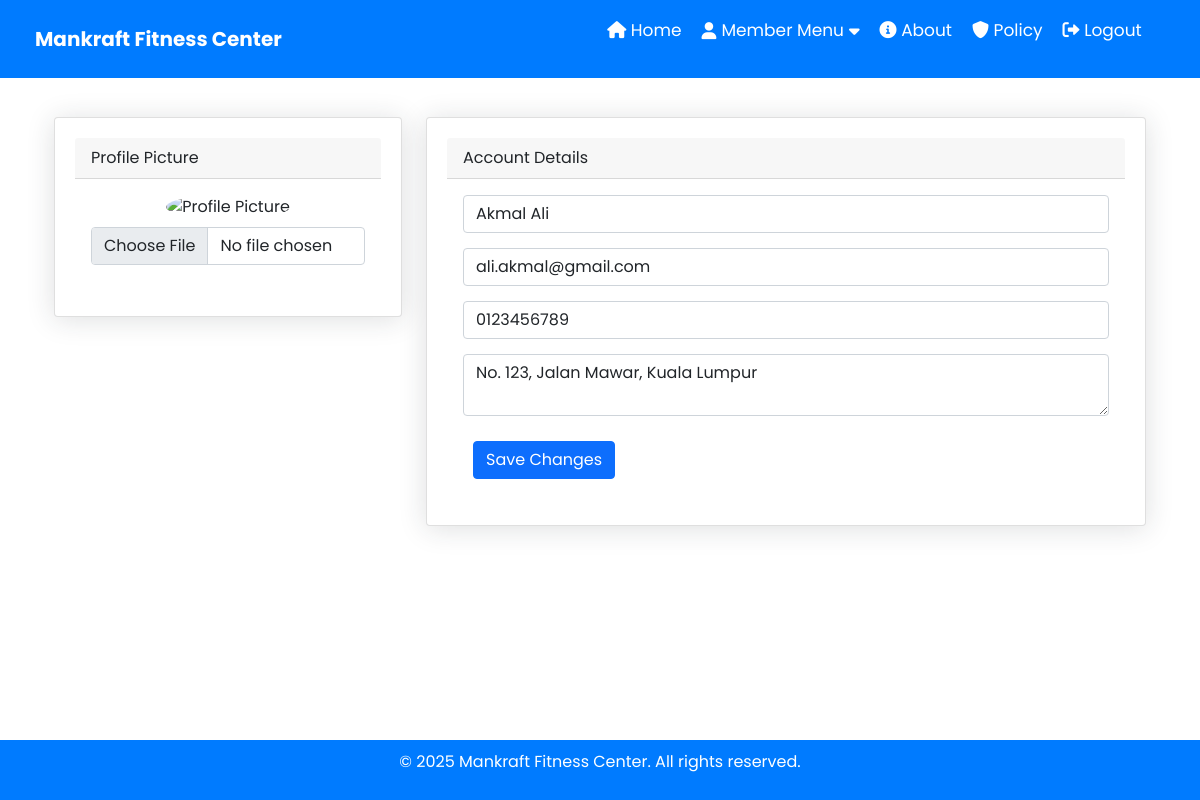
Page /member/profile.php (signed in) on the committed database.
### tables this page shows
CREATE TABLE `members` (
  `id` int(11) NOT NULL,
  `name` varchar(255) NOT NULL,
  `gender` enum('male','female') NOT NULL,
  `status` enum('inactive','active') DEFAULT 'inactive',
  `email` varchar(255) NOT NULL,
  `password` varchar(255) NOT NULL,
  `phone` varchar(20) DEFAULT NULL,
  `address` text DEFAULT NULL,
  `created_at` timestamp NOT NULL DEFAULT current_timestamp(),
  `profile_picture` varchar(255) DEFAULT NULL
);

### member/profile.php (the view, shortened to what this page needs)
<?php
include '../includes/db.php';
$member_id = $_SESSION['member_id'];
$member_query = $conn->query("SELECT * FROM members WHERE id = $member_id");
$member = $member_query->fetch_assoc();
?>
<!DOCTYPE html>
<html lang="en">
<head>
    <link rel="stylesheet" href="../css/member.css">
    <link rel="stylesheet" href="https://cdnjs.cloudflare.com/ajax/libs/font-awesome/6.0.0/css/all.min.css">
    <link rel="stylesheet" href="https://cdn.jsdelivr.net/npm/bootstrap@5.1.3/dist/css/bootstrap.min.css">
</head>
<body>
<?php include 'includes/header.php'; ?>
<div class="container-xl px-4 mt-4">
    <div class="row">
        <div class="col-xl-4">
            <div class="card mb-4">
                <div class="card-header">Profile Picture</div>
                <div class="card-body text-center">
                    <img class="img-account-profile rounded-circle mb-2"
                         src="<?php echo $member['profile_picture'] ? "../uploads/" . $member['profile_picture'] : '../images/default-avatar.png'; ?>"
                         alt="Profile Picture">
                    <form id="profileForm" method="POST" enctype="multipart/form-data">
                        <input type="file" name="profile_picture" accept="image/*" class="form-control">
                </div>
            </div>
        </div>
        <div class="col-xl-8">
            <div class="card mb-4">
                <div class="card-header">Account Details</div>
                <div class="card-body">
                        <input class="form-control" type="text" name="name" value="<?php echo htmlspecialchars($member['name']); ?>" placeholder="Full Name" required>
                        <input class="form-control" type="email" name="email" value="<?php echo htmlspecialchars($member['email']); ?>" placeholder="Email" required>
                        <input class="form-control" type="text" name="phone" value="<?php echo htmlspecialchars($member['phone']); ?>" placeholder="Phone" required>
                        <textarea class="form-control" name="address" placeholder="Address" required><?php echo htmlspecialchars($member['address']); ?></textarea>
                        <button type="button" class="btn btn-primary" id="saveChangesButton">Save Changes</button>
                </div>
            </div>
        </div>
    </div>
</div>
<?php include '../includes/footer.php'; ?>
</body>
</html>

### css/member.css (style rules this page uses)
body { font-family: Poppins, sans-serif; margin: 0; padding: 0; background-color: #f9f9f9; display: flex; flex-direction: column; min-height: 100vh; }
.card { background: white; padding: 20px; margin: 15px 0; box-shadow: 0 4px 6px rgba(0, 0, 0, 0.1); border-radius: 10px; }
.btn-primary, .btn-secondary { display: inline-block; padding: 10px 20px; margin: 10px; text-decoration: none; border-radius: 5px; transition: 0.3s; }
.btn-primary { background-color: #007bff; color: white; }

### member/profile.php (style rules this page uses)
body { font-family: 'Poppins', sans-serif; }
.img-account-profile { height: 10rem; width: 10rem; object-fit: cover; }
.rounded-circle { border-radius: 50% !important; }
.card { box-shadow: 0 0.15rem 1.75rem 0 rgb(33 40 50 / 15%); }
.form-control { margin-bottom: 15px; }

### rows in the picture
members: name "Akmal Ali", email "ali.akmal@gmail.com", phone "0123456789", address "No. 123, Jalan Mawar, Kuala Lumpur"
